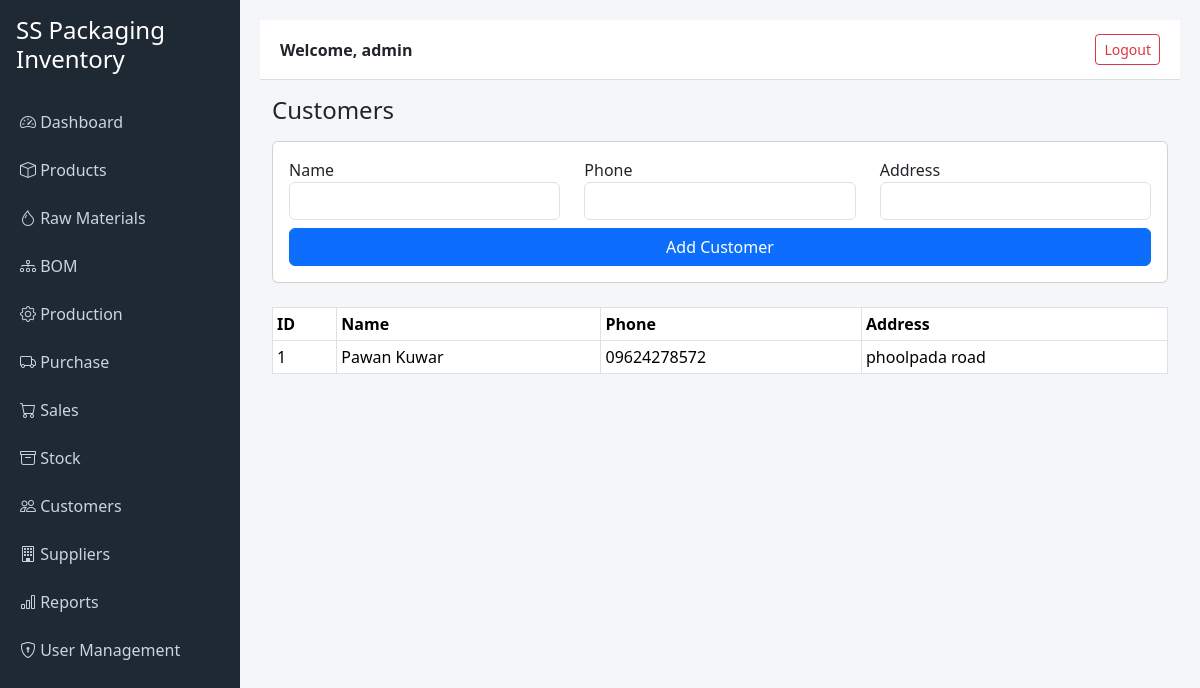
Page /customers (signed in) on the earlier database version.
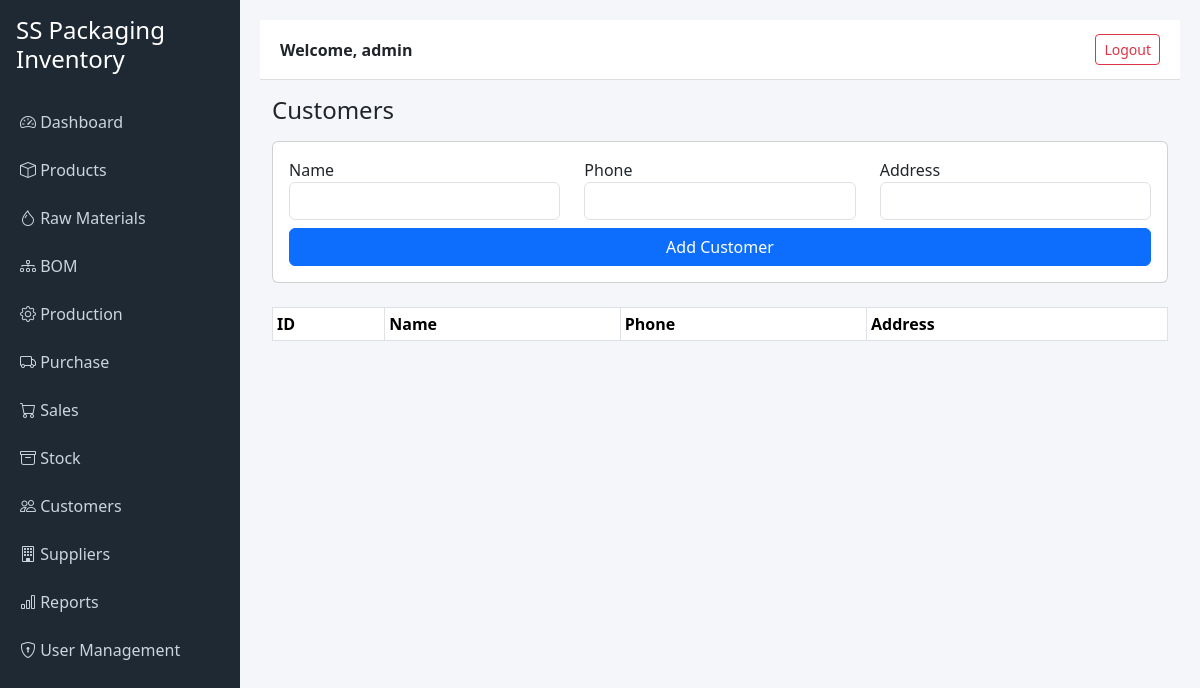
Same page on the later database version.
### tables this page shows
CREATE TABLE customers (
    id INTEGER PRIMARY KEY AUTOINCREMENT,
    name TEXT NOT NULL,
    phone TEXT,
    address TEXT
);

### app.py (the view, shortened to what this page needs)
@app.route("/customers", methods=["GET", "POST"])
@login_required(role=["admin", "data_entry"])
def customers():
    conn = get_db_connection()
    customers = conn.execute("SELECT * FROM customers").fetchall()
    conn.close()
    return render_template("customers.html", customers=customers)

### app.py (called while the page is built)
def get_db_connection():
    base_dir = os.path.dirname(os.path.abspath(__file__))
    db_path = os.path.join(base_dir, "inventory.db")
    conn = sqlite3.connect(db_path)
    conn.row_factory = sqlite3.Row
    return conn

def login_required(role=None):
    def wrapper(f):
        @wraps(f)
        def decorated_function(*args, **kwargs):
            if "user_id" not in session:
                return redirect("/login")
            if role:
                user_role = session.get("role")
                if isinstance(role, list):
                    if user_role not in role:
                        return "Access Denied", 403
                else:
                    if user_role != role:
                        return "Access Denied", 403
            return f(*args, **kwargs)
        return decorated_function
    return wrapper

### templates/customers.html
{% extends "base.html" %}
{% block content %}
<h4 class="mb-3">Customers</h4>
<form method="post" class="card p-3 mb-4">
    <div class="row mb-2">
        <div class="col-md-4">
            <label>Name</label>
            <input type="text" name="name" class="form-control" required>
        </div>
        <div class="col-md-4">
            <label>Phone</label>
            <input type="text" name="phone" class="form-control">
        </div>
        <div class="col-md-4">
            <label>Address</label>
            <input type="text" name="address" class="form-control">
        </div>
    </div>
    <button class="btn btn-primary">Add Customer</button>
</form>
<table class="table table-bordered table-sm">
    <tr>
        <th>ID</th>
        <th>Name</th>
        <th>Phone</th>
        <th>Address</th>
    </tr>
    {% for c in customers %}
    <tr>
        <td>{{ c.id }}</td>
        <td>{{ c.name }}</td>
        <td>{{ c.phone }}</td>
        <td>{{ c.address }}</td>
    </tr>
    {% endfor %}
</table>
{% endblock %}

Differences in the rows shown:
removed customers: id "1", name "Pawan Kuwar", phone "09624278572", address "phoolpada road"
